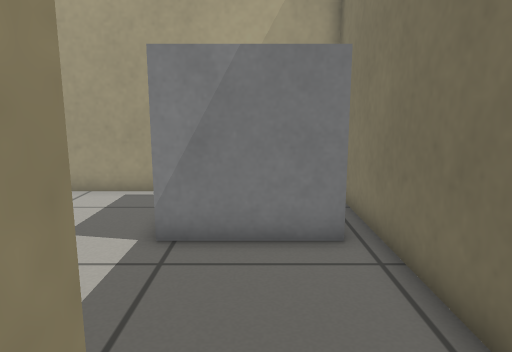
View 1 (above)

18 first-person views from a walk through a robot-simulator world made for Gazebo. The camera is 0.68 m above the floor, tilts 10° down and sees 70° across. The floor is counted in squares, 0.25 m on a side. Each view is taken from the middle of a square. On the plan, view 1 faces up. The plan holds only what a view shows up to about 20 squares ahead; the rest is blank.

View 2
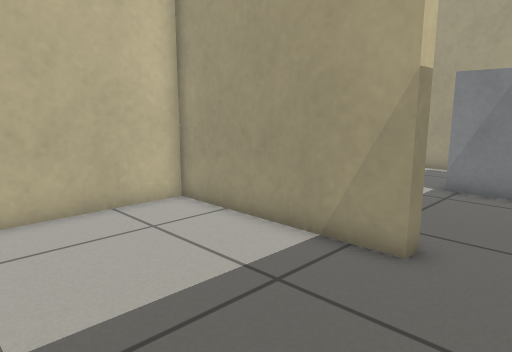

View 3
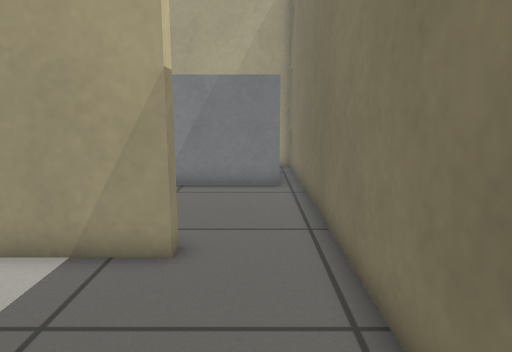

View 4
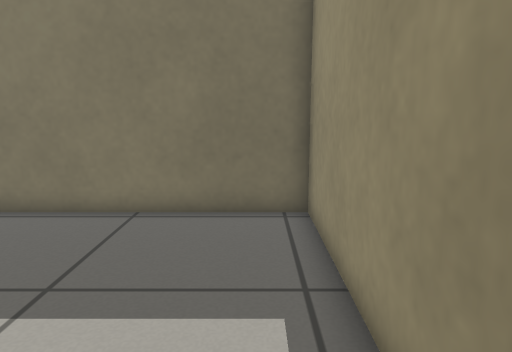

View 5
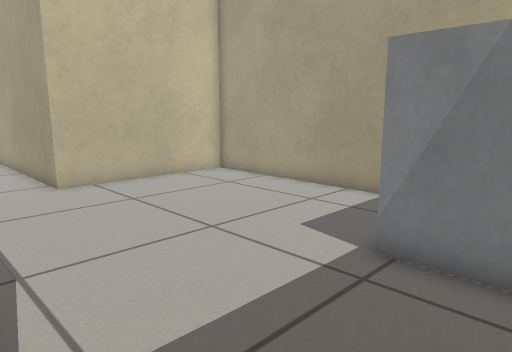

View 6
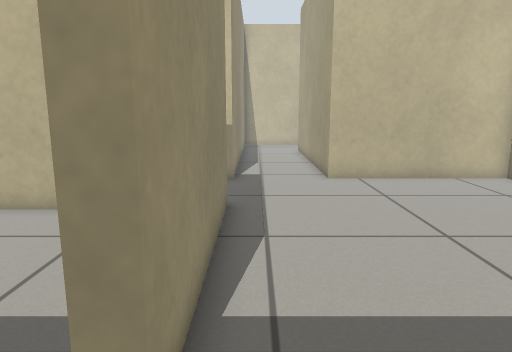

View 7
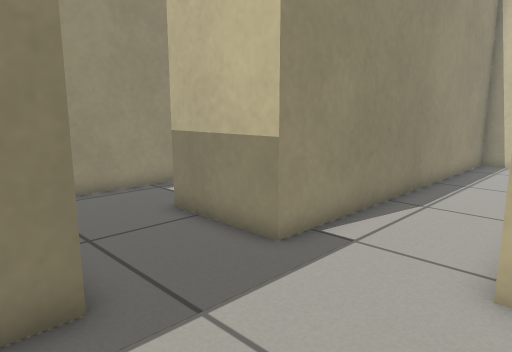

View 8
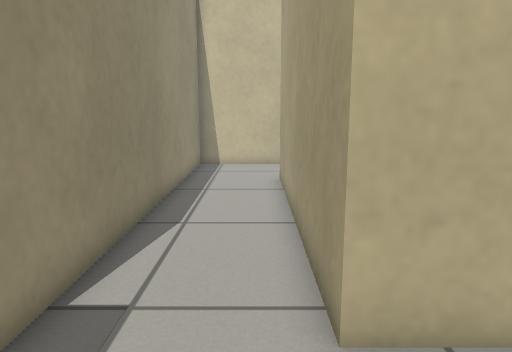

View 9
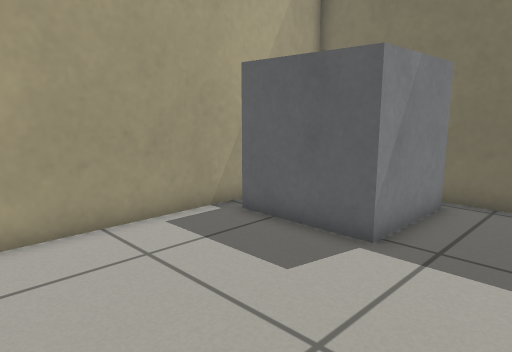

View 10
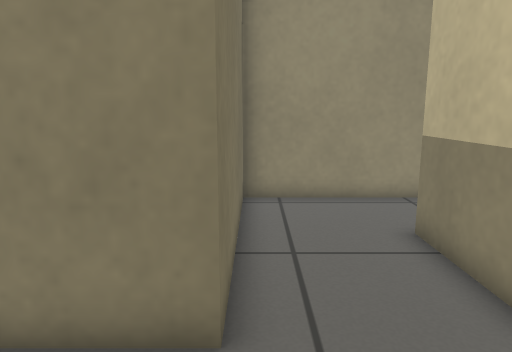

View 11
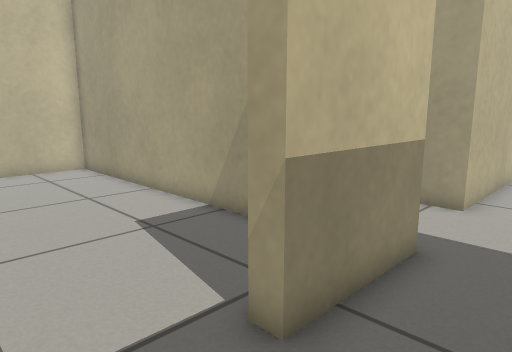

View 12
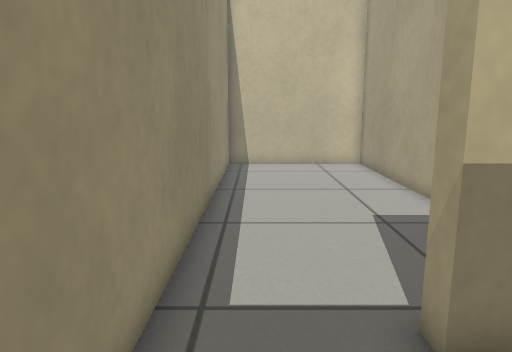

View 13
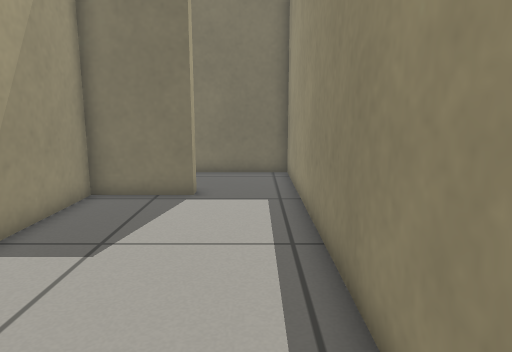

View 14
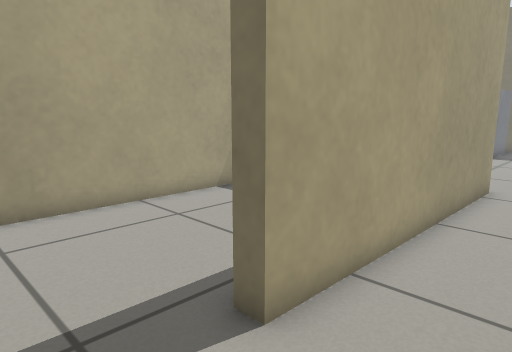

View 15
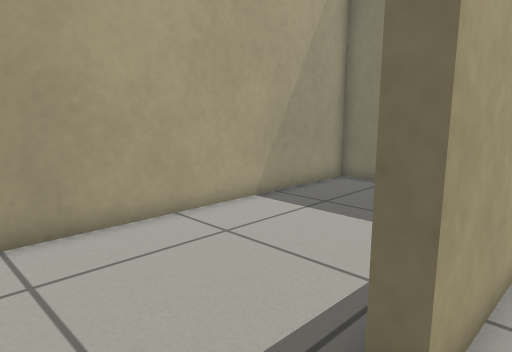

View 16
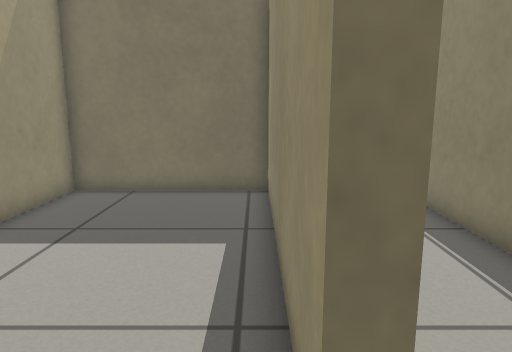

View 17
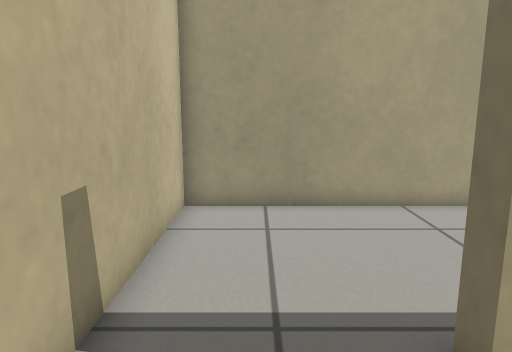

View 18
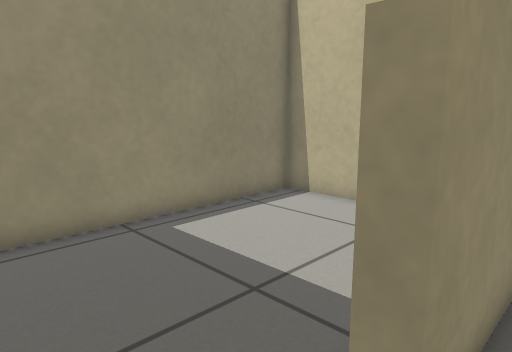

### Floor plan
Ten units are one square. View 1 is at (0, 0); x grows to the right and y downward. Boxes are objects, and circles mark ways between rooms. Rooms are numbered by the first view taken in them; rooms with no view inside come last. Other rooms are left out.
<svg viewBox="-286 -129 318 198">
<path fill="none" stroke="#000" d="M-6 -5 -80 -5 -80 64 27 64 27 -5M-6 -11 -6 -5M27 -5 27 -124M-136 64 -86 64 -86 -11 -6 -11M0 -124 -129 -124 -129 -50 -239 -50M-281 -45 -281 -11 -126 -11 -126 29 -132 29M-132 29 -132 -5 -281 -5 -281 64 -136 64M-239 -50 -239 -56 -135 -56 -135 -124 -281 -124 -281 -45"/>
<circle cx="10" cy="-10" r="3" fill="#2a7"/>
<circle cx="-15" cy="-45" r="3" fill="#2a7"/>
<circle cx="-130" cy="45" r="3" fill="#2a7"/>
<circle cx="-255" cy="-50" r="3" fill="#2a7"/>
<text x="-30" y="30">1</text>
<text x="10" y="-40">2</text>
<text x="-110" y="-40">3</text>
<text x="-210" y="30">4</text>
<text x="-210" y="-80">5</text>
</svg>
Room 1 opens to room 2. Room 2 opens to room 3. Room 3 opens to room 4. Room 3 opens to room 5.

Where each view was taken, in squares from view 1:
view 1: 0 up, 0 right, facing up
view 2: 6 down, 2 right, facing up-left
view 3: 6 down, 1 right, facing up
view 4: 5 down, 7 left, facing right
view 5: 1 up, 1 right, facing up-left
view 6: 2 up, 2 right, facing left
view 7: 6 up, 7 left, facing down-left
view 8: 4 up, 9 left, facing left
view 9: 4 up, 9 left, facing up-right
view 10: 5 up, 9 left, facing down
view 11: 6 down, 10 left, facing up-left
view 12: 5 down, 9 left, facing left
view 13: 5 down, 25 left, facing right
view 14: 2 up, 27 left, facing up-right
view 15: 4 up, 27 left, facing up-right
view 16: 6 up, 26 left, facing right
view 17: 2 up, 26 left, facing up
view 18: 2 up, 2 right, facing down-left
